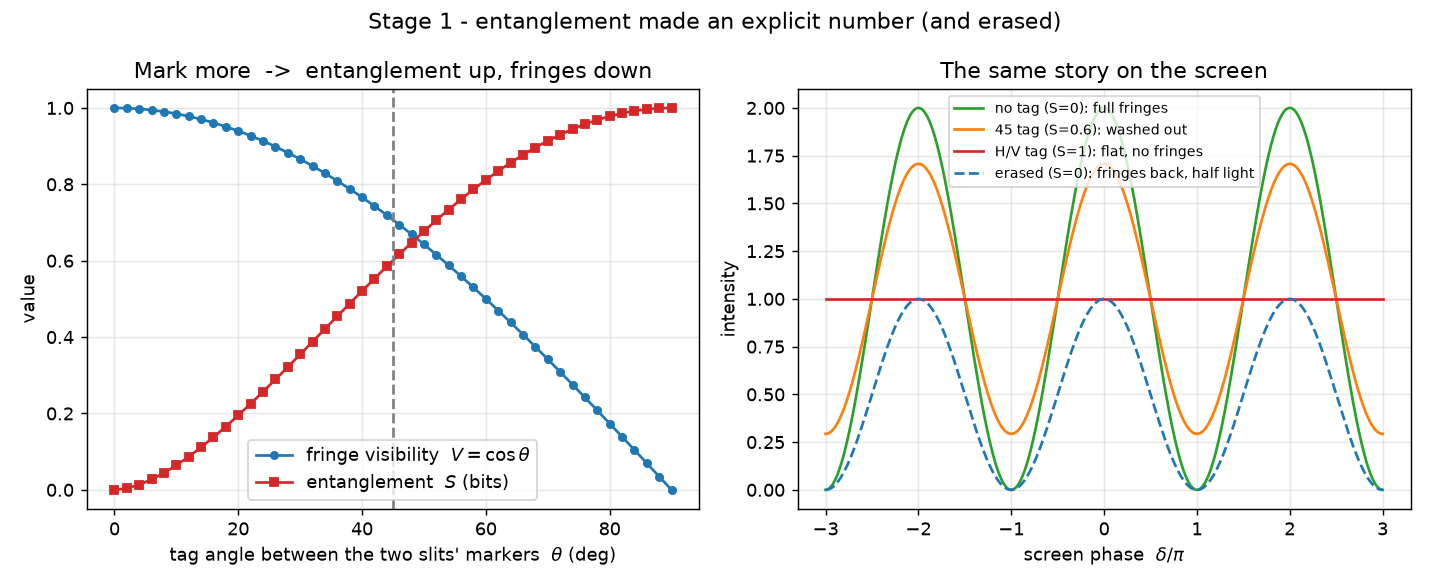

Recreate this plot in Python.
"""
Stage 1: TWO properties, and the birth of entanglement.

We tensor two Stage-0 latents into one joint state:
    path  (which slit: |1>, |2>)   (x)   polarization (the marker)
represented as a 2x2 complex matrix C[path, pol], meaning
    |Psi> = sum_{p,q} C[p,q] |path=p> |pol=q>.

Operations:
  - marker(theta): a CONTROLLED rotation -- rotate path-2's polarization by theta
    relative to path-1.  This is the entangling gate.
  - erase(phi):     a polarizer at angle phi on the polarization -- projects both
    paths onto a common polarization, DIS-entangling them (the quantum eraser).

Read-outs:
  - entanglement entropy S  = von Neumann entropy of the reduced path state (bits).
    S=0 means separable (product); S=1 bit means maximally entangled.
  - fringe visibility V     = contrast of the screen pattern after tracing out pol.

The punchline: S and V are two views of ONE quantity (the overlap of the two path
markers). Marking raises S and lowers V; erasing drops S back to 0 and restores V.
Exact, no neural net -- a 4-dim state is tiny.  (NN earns its keep at Stage 3: scale.)
"""
import numpy as np
import matplotlib
matplotlib.use("Agg")
import matplotlib.pyplot as plt


def rot(t):
    c, s = np.cos(t), np.sin(t)
    return np.array([[c, -s], [s, c]], complex)


def initial_state():
    # equal path superposition, polarization = H  ->  a PRODUCT state
    C = np.zeros((2, 2), complex)
    C[0] = np.array([1, 0]) / np.sqrt(2)   # path 1, pol H
    C[1] = np.array([1, 0]) / np.sqrt(2)   # path 2, pol H
    return C


def marker(C, theta):
    out = C.copy()
    out[1] = rot(theta) @ C[1]             # stamp path 2 with polarization angle theta
    return out


def erase(C, phi):
    p = np.array([np.cos(phi), np.sin(phi)], complex)   # polarizer axis
    c = C @ p.conj()                                    # surviving path amplitudes
    out = np.outer(c, p)                                # all paths now share pol |phi>
    return out, float(np.vdot(c, c).real)               # (post-state, pass probability)


def entanglement_entropy(C):
    rho = C @ C.conj().T                                # reduced path density matrix
    rho = rho / np.trace(rho).real
    ev = np.linalg.eigvalsh(rho).real
    ev = ev[ev > 1e-12]
    return float(-np.sum(ev * np.log2(ev)))


def fringe(C, deltas):
    a1, a2 = np.exp(1j * deltas / 2), np.exp(-1j * deltas / 2)
    I = np.zeros_like(deltas)
    for q in (0, 1):                                    # sum over (traced-out) polarization
        amp = C[0, q] * a1 + C[1, q] * a2
        I = I + np.abs(amp) ** 2
    return I


def visibility(C):
    d = np.linspace(-np.pi, np.pi, 401)
    I = fringe(C, d)
    return (I.max() - I.min()) / (I.max() + I.min() + 1e-12)


def main():
    print("=== marking entangles path with polarization ===")
    for label, th in [("0  (both H)", 0.0), ("45", np.pi/4), ("90 (H vs V)", np.pi/2)]:
        C = marker(initial_state(), th)
        print(f"  tag angle {label:>11}:  S = {entanglement_entropy(C):.3f} bits   "
              f"V = {visibility(C):.3f}")

    print("\n=== the eraser: a 45-deg polarizer dis-entangles the maximally-marked state ===")
    C90 = marker(initial_state(), np.pi/2)               # H/V: S=1, V=0
    Cer, passp = erase(C90, np.pi/4)                      # project onto diagonal
    print(f"  before erase: S = {entanglement_entropy(C90):.3f} bits   V = {visibility(C90):.3f}")
    print(f"  after  erase: S = {entanglement_entropy(Cer):.3f} bits   V = {visibility(Cer):.3f}"
          f"   (and {passp*100:.0f}% of light passed the polarizer)")

    # ---- sweep tag angle: S and V are complementary readouts of one overlap ----
    ths = np.linspace(0, np.pi/2, 46)
    S = [entanglement_entropy(marker(initial_state(), t)) for t in ths]
    Vv = [visibility(marker(initial_state(), t)) for t in ths]

    fig, ax = plt.subplots(1, 2, figsize=(11, 4.5))
    deg = np.degrees(ths)
    ax[0].plot(deg, Vv, "-o", color="tab:blue", ms=4, label=r"fringe visibility  $V=\cos\theta$")
    ax[0].plot(deg, S, "-s", color="tab:red", ms=4, label="entanglement  $S$ (bits)")
    ax[0].axvline(45, ls="--", color="gray")
    ax[0].set_xlabel(r"tag angle between the two slits' markers  $\theta$ (deg)")
    ax[0].set_ylabel("value")
    ax[0].set_title("Mark more  ->  entanglement up, fringes down")
    ax[0].legend(); ax[0].grid(alpha=0.3)

    d = np.linspace(-3*np.pi, 3*np.pi, 600)
    ax[1].plot(d/np.pi, fringe(marker(initial_state(), 0.0), d), color="tab:green",
               label="no tag (S=0): full fringes")
    ax[1].plot(d/np.pi, fringe(marker(initial_state(), np.pi/4), d), color="tab:orange",
               label="45 tag (S=0.6): washed out")
    ax[1].plot(d/np.pi, fringe(marker(initial_state(), np.pi/2), d), color="tab:red",
               label="H/V tag (S=1): flat, no fringes")
    ax[1].plot(d/np.pi, fringe(Cer, d), "--", color="tab:blue",
               label="erased (S=0): fringes back, half light")
    ax[1].set_xlabel(r"screen phase  $\delta / \pi$"); ax[1].set_ylabel("intensity")
    ax[1].set_title("The same story on the screen")
    ax[1].legend(fontsize=8); ax[1].grid(alpha=0.3)
    fig.suptitle("Stage 1 - entanglement made an explicit number (and erased)")
    fig.tight_layout()
    fig.savefig("stage1_entanglement.png", dpi=130)
    print("\nsaved plot -> qsim/stage1_entanglement.png")


if __name__ == "__main__":
    main()
